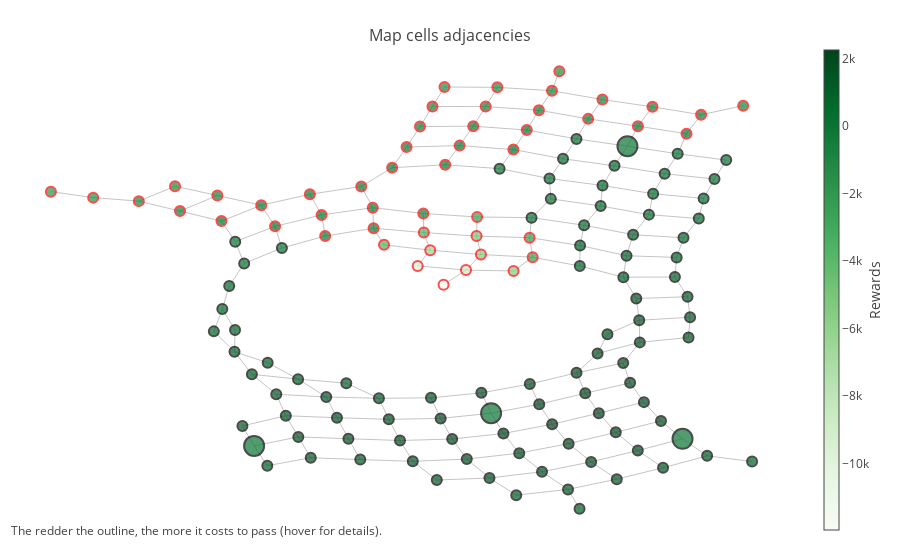

Notebook code for this chart:
### Code cell
py.iplot(fig, filename='networkx')

### Figure 1 — Plotly figure (JSON) as saved in the notebook; plotly's stock layout.template omitted (floating-point values rounded to 4 significant figures; data arrays with more than 128 entries replaced by an {"elided": "..."} marker saying what was removed)
{"data": [{"hoverinfo": "none", "line": {"color": "#888", "width": 0.5}, "mode": "lines", "type": "scatter", "uid": "bfcaecf3-eeab-4119-9c2b-efa7a44882b6", "x": {"elided": "711 float values"}, "y": {"elided": "711 float values"}}, {"hoverinfo": "text", "marker": {"color": {"elided": "145 int values"}, "colorbar": {"thickness": 15, "title": {"side": "right", "text": "Rewards"}, "xanchor": "left"}, "colorscale": "Greens", "line": {"color": {"elided": "145 str values"}, "width": 2}, "reversescale": true, "showscale": true, "size": {"elided": "145 int values"}}, "mode": "markers", "text": {"elided": "145 str values"}, "type": "scatter", "uid": "e584bf7a-6a01-4754-a264-b07622c8d4d0", "x": {"elided": "145 float values"}, "y": {"elided": "145 float values"}}], "layout": {"annotations": [{"showarrow": false, "text": "The redder the outline, the more it costs to pass (hover for details).", "x": 0.005, "xref": "paper", "y": -0.002, "yref": "paper"}], "autosize": true, "hovermode": "closest", "margin": {"b": 20, "l": 5, "r": 5, "t": 40}, "showlegend": false, "title": {"font": {"size": 16}, "text": "<br>Map cells adjacencies"}, "xaxis": {"autorange": true, "range": [-0.9001, 0.5894], "showgrid": false, "showticklabels": false, "type": "linear", "zeroline": false}, "yaxis": {"autorange": true, "range": [-1.151, 1.136], "showgrid": false, "showticklabels": false, "type": "linear", "zeroline": false}}}
